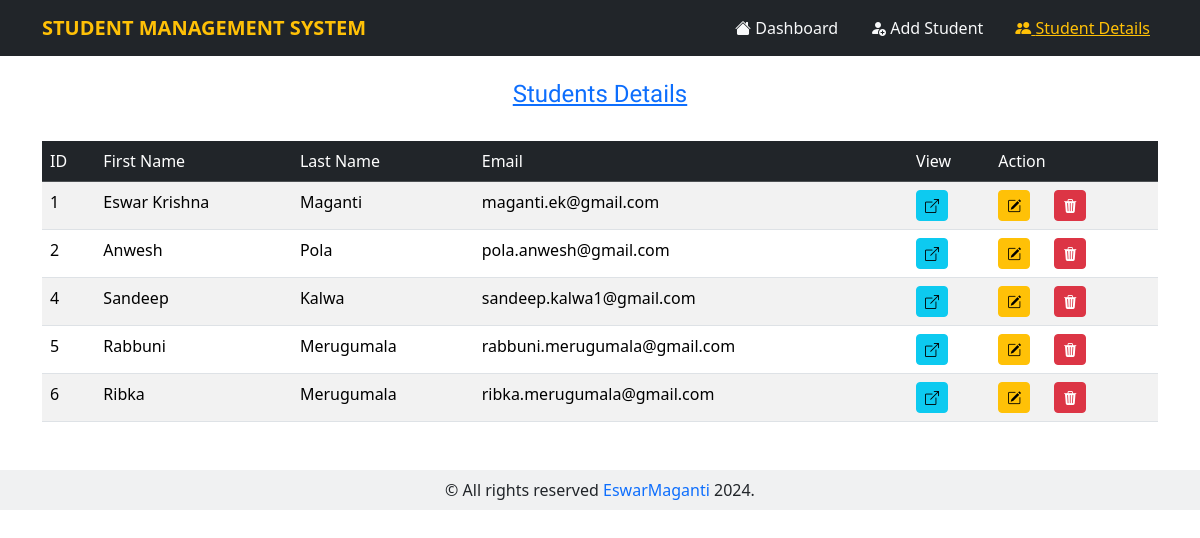
Page /get_students on the earlier database version.
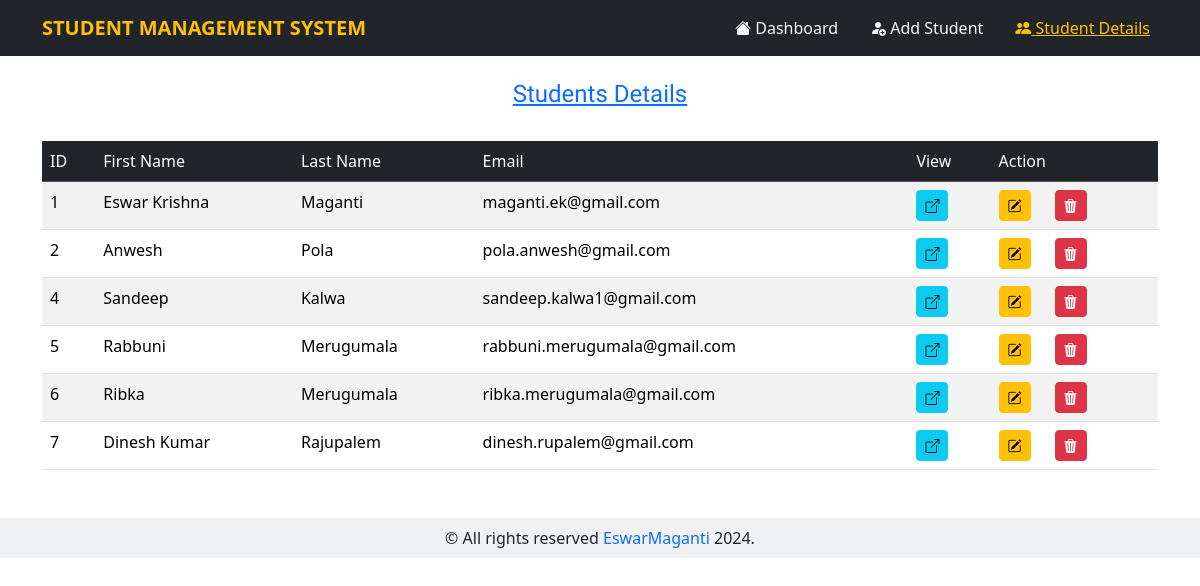
Same page on the later database version.
### models/__init__.py (models this page shows)
class Student(db.Model):
    id = db.Column(db.Integer, primary_key=True)
    first_name= db.Column(db.String(100), nullable=False)
    last_name= db.Column(db.String(100), nullable=False)
    email = db.Column(db.String(80), unique=True ,nullable=False)
    age = db.Column(db.Integer, nullable=False)
    bio = db.Column(db.String(500))
    created_at = db.Column(db.DateTime(timezone=True), server_default=func.now())
    updated_at = db.Column(db.DateTime(timezone=True), server_default=func.now())

### main.py (the view)
@app.get('/get_students')
def get_students():
    try:
        students = Student.query.all()
        headings = ('ID', 'First Name', 'Last Name', 'Email', 'View', 'Action')
        return render_template('students.html',page_heading='Students Details', headings=headings, students=students)
    except Exception as e:
        traceback.print_exc()
        print(f'*** Error: Something went wrong while querying the student details from DB: {str(e)} ***')

### templates/students.html (shortened to what this page needs)
{% extends 'base.html' %}
{% block content %}
<div class="container">
    <table class="py-2 mb-5 table table-striped table-hover">
        <thead class="table-dark">
            <tr>
                {% for heading in headings %}
                    <td>{{heading}}</td>
                {% endfor %}
            </tr>
        </thead>
        {% for student in students%}
            <tr>
                <td>{{student.id}}</td>
                <td>{{student.first_name}}</td>
                <td>{{student.last_name}}</td>
                <td>{{student.email}}</td>
                <td>
                    <a href="{{url_for('view_student', student_id=student.id)}}" class="text-info">
                        <button class="btn btn-sm btn-info">
                            <i class="bi bi-box-arrow-up-right"></i>
                        </button>
                    </a>
                </td>
                <td class="d-flex gap-4">
                    <a href="{{url_for('edit_student', student_id=student.id)}}" class="text-warning" >
                        <button class="btn btn-sm btn-warning">
                            <i class="bi bi-pencil-square"></i>
                        </button>
                    </a>
                    <form action="{{url_for('delete_student',student_id=student.id)}}" method="POST" >
                        <button type="submit"  class="btn btn-sm btn-danger">
                            <i class="bi bi-trash3-fill"></i>
                        </button>
                    </form>
                </td>
            </tr>
        {% endfor %}
    </table>
</div>
{% endblock %}

### templates/base.html (shortened to what this page needs)
<!doctype html>
<html lang="en">
<head>
    <link rel="stylesheet" href="https://cdn.jsdelivr.net/npm/bootstrap@5.3.3/dist/css/bootstrap.min.css" />
    <link rel="stylesheet" href="{{ url_for('static', filename='styles/style.css') }}">
    <link rel="stylesheet" href="https://cdn.jsdelivr.net/npm/bootstrap-icons@1.11.3/font/bootstrap-icons.min.css">
</head>
<body>
    <div >
        <nav class="navbar navbar-expand-lg bg-dark text-light">
          <div class="container">
            <a class="navbar-brand text-warning text-uppercase fw-bold"  href="{{ url_for('index') }}">Student Management System</a>
            <div class="collapse navbar-collapse d-flex justify-content-end" id="navbarNav">
              <ul class="navbar-nav gap-3">
                <li class="nav-item">
                  <a class="nav-link  {{'active text-warning text-decoration-underline' if request.path == '/' else 'text-light' }}" aria-current="page" href="{{url_for('index')}}">
                      <i class="bi bi-house-fill"></i>
                      Dashboard</a>
                </li>
                <li class="nav-item">
                  <a class="nav-link {{'active text-warning text-decoration-underline' if request.path == '/add_student' else 'text-light'}}" href="{{url_for('add_student')}}">
                        <i class="bi bi-person-fill-add"></i>
                      Add Student
                  </a>
                </li>
                <li class="nav-item">
                  <a class="nav-link {{'active text-warning text-decoration-underline' if request.path == '/get_students' else 'text-light'}}" href="{{url_for('get_students')}}">
                        <i class="bi bi-people-fill"></i>
                      Student Details
                  </a>
                </li>
              </ul>
            </div>
          </div>
        </nav>
        {% include 'components/heading.html' %}
        {% block content %} {% endblock %}
        <footer class="py-2 text-center bg-secondary bg-opacity-10">
            &copy; All rights reserved <span class="text-primary"> EswarMaganti </span> 2024.
        </footer>
    </div>
</body>
</html>

### templates/components/heading.html
    <h4 class="font-satisfy text-decoration-underline py-4 text-primary text-center">{{page_heading}}</h4>

### static/styles/style.css (style rules this page uses)
.font-satisfy { font-family: 'Satisfy', cursive; }
.nav-item { color: inherit; }

Differences in the rows shown:
added Student: id "7", first_name "Dinesh Kumar", last_name "Rajupalem", email "dinesh.rupalem@gmail.com"
